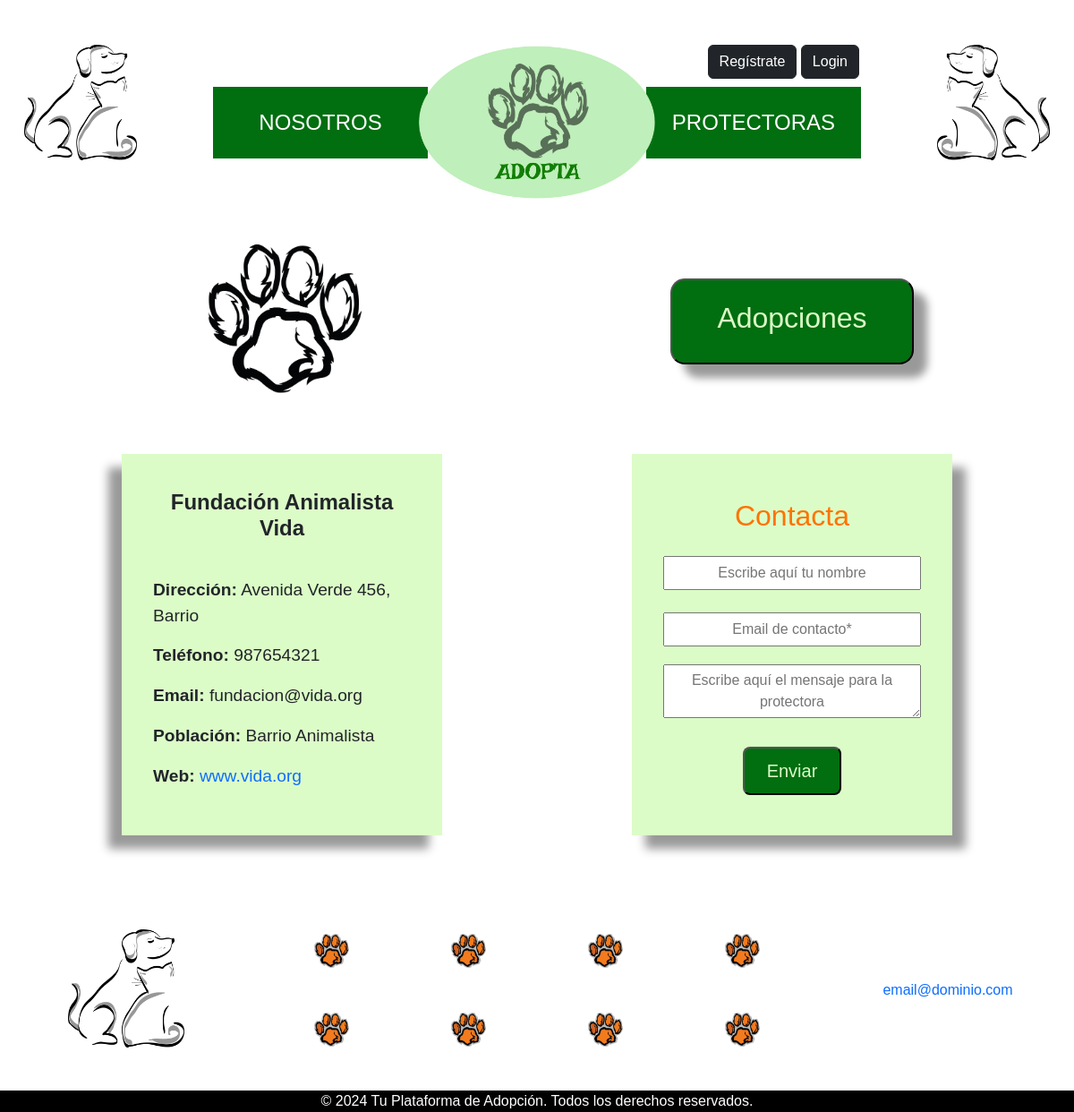
Screenshot of /public_html/router.php?action=detalleProtectora&name=Fundación+Animalista+Vida with the database file from the repository.
### tables this page shows
CREATE TABLE IF NOT EXISTS `protectoras` (
  `id_protectora` int NOT NULL AUTO_INCREMENT,
  `nombre_protectora` varchar(100) NOT NULL,
  `direccion` varchar(255) DEFAULT NULL,
  `telefono` varchar(20) DEFAULT NULL,
  `email` varchar(100) NOT NULL,
  `id_provincia` int NOT NULL,
  `poblacion` varchar(50) NOT NULL,
  `web` varchar(100) DEFAULT NULL,
  `logo` longblob,
   
  `password_user` varchar(255) NOT NULL,
  PRIMARY KEY (`id_protectora`),
  KEY `id_provincia` (`id_provincia`)
);

### public_html/index.php (called while the page is built, shortened)
<?php
    require_once PROJECT_ROOT . '/src/controllers/ProtectoraController.php';
    include PROJECT_ROOT . '/templates/main.php';
?>

### src/controllers/ProtectoraController.php (called while the page is built, shortened)
<?php
class ProtectoraController {
    private $conn;
    public function __construct($conn) {
        $this->conn = $conn;
    }
    public function getProtectoraByName($name)
    {
        try {
            $query = "SELECT * FROM protectoras WHERE nombre_protectora = :name";
            $stmt = $this->conn->prepare($query);
            $stmt->bindParam(':name', $name, PDO::PARAM_STR);
            $stmt->execute();
            return $stmt->fetch(PDO::FETCH_ASSOC);
        } catch (PDOException $e) {
            echo "Error al obtener la protectora por nombre: " . $e->getMessage();
            return false;
        }
    }
}
?>

### src/views/detalleProtectoraView.php (the view, shortened to what this page needs)
<?php
    $loggedIn = isset($_SESSION['loggedIn']) && $_SESSION['loggedIn'] == true;
    if (isset($_GET['protectora'])) {
        $protectora = $_GET['protectora'];
    }
?>
<div class="container container-profileProte">
    <div class="row align-items-center">
        <div class="col-6 align-self-center logoProte">
            <?php if (!empty($protectora['logo'])): ?>
                <img src="<?= BASE_URL . 'assets/img/uploads/protectoras/' . htmlspecialchars($protectora['logo']) ?>" alt="Logo de la protectora">
            <?php else: ?>
                <img src="<?= BASE_URL . 'assets/img/huella_blancoYnegro.png' ?>">
            <?php endif; ?>
        </div>
        <div class="col-6 btn-adopta">
            <button class="btn-adopciones rounded-4 shadow-right"><h4>Adopciones</h4></button>
        </div>
    </div>
    <div class="row">
        <div class="col-6 datosProte">
            <div class="shadow-left">
                <h4>
                    <?php echo isset($protectora['nombre_protectora'])
                        ? htmlspecialchars($protectora['nombre_protectora'])
                        : 'No disponible'; ?>
                </h4>
                <p><strong>Dirección:</strong> <?= htmlspecialchars($protectora['direccion']) ?></p>
                <p><strong>Teléfono:</strong> <?= htmlspecialchars($protectora['telefono']) ?></p>
                <p><strong>Email:</strong> <?= htmlspecialchars($protectora['email']) ?></p>
                <p><strong>Población:</strong> <?= htmlspecialchars($protectora['poblacion']) ?></p>
                <p><strong>Web:</strong> <a href="<?= htmlspecialchars($protectora['web']) ?>" target="_blank"><?= htmlspecialchars($protectora['web']) ?></a></p>
            </div>
        </div>
        <div class="col-6 formProte">
            <div class="shadow-right">
                <?php if ($loggedIn): ?>
                    <form action="contactaAdministrador.php" method="post">
                        <h2>Para cambiar el nombre de la protectora, la provincia o la comunidad autónoma, por favor, contacta con el administrador.</h2>
                        <textarea placeholder="Escribe aquí tu mensaje" name="mensajeContacto" required></textarea>
                        <button type="submit" class="rounded-3"><h5>Contacta con el administrador</h5></button>
                    </form>
                <?php else: ?>
                    <form>
                        <h2>Contacta</h2>
                        <input placeholder="Escribe aquí tu nombre" name="nombreContacto" type="text">
                        <input placeholder="Email de contacto*" name="emailContacto" type="email" required>
                        <textarea placeholder="Escribe aquí el mensaje para la protectora" name="mensajeContacto" type="textarea"></textarea>
                        <button type="submit" class="rounded-3"><h5>Enviar</h5></button>
                    </form>
                <?php endif; ?>
        </div>
    </div>
</div>

### public_html/assets/css/customStyle.css (style rules this page uses)
* { font-family: Arial, Helvetica, sans-serif; }
html, body { height: 100%; }
body { margin: 50px 0 0 0; display: flex; flex-direction: column; }
a { text-decoration: none !important; }

### public_html/assets/css/formsYPerfiles.css (style rules this page uses)
.logoProte img { width: 40%; padding: 20px; }
.btn-adopciones { padding: 23px 50px; background-color: #016e10; color: #dcfcc7; margin-bottom: 15px; margin: 0 auto; font-size: 2.5rem; }
.btn-adopciones h4 { font-size: 2rem; }
.container-profileProte .row { margin-bottom: 20px; }
.datosProte { text-align: left; padding: 0 80px; }
.datosProte h4 { text-align: center; margin-bottom: 40px; font-weight: 600; font-size: 1.5em; }
.datosProte p { font-size: 1.2em; }
.formProte, .datosProte { padding: 22px 106px 35px; }
.formProte>div, .datosProte>div { padding: 40px 35px 35px; background: #dcfcc7; height: 100%; }
.formProte h2 { color: rgb(255, 115, 0); font-weight: 500; margin: 10px 0; }
.formProte button { padding: 13px 25px; background-color: #016e10; color: #dcfcc7; margin-bottom: 15px; margin: 0 auto; }
.formProte button h5 { margin: 0; }
.formProte input, .formProte textarea { text-align: center; padding: 5px 0; }
.formProte input { width: 100%; margin: 15px 0 10px; }
.formProte textarea { width: 100%; margin: 10px 0 25px; }
.shadow-right { box-shadow: 15px 15px 10px rgba(0, 0, 0, 0.4); }
.shadow-left { box-shadow: -15px 15px 10px rgba(0, 0, 0, 0.4); }

### rows the page displays
protectoras: nombre_protectora "Fundación Animalista Vida", direccion "Avenida Verde 456, Barrio", telefono "987654321", email "fundacion@vida.org", poblacion "Barrio Animalista", web "www.vida.org"
